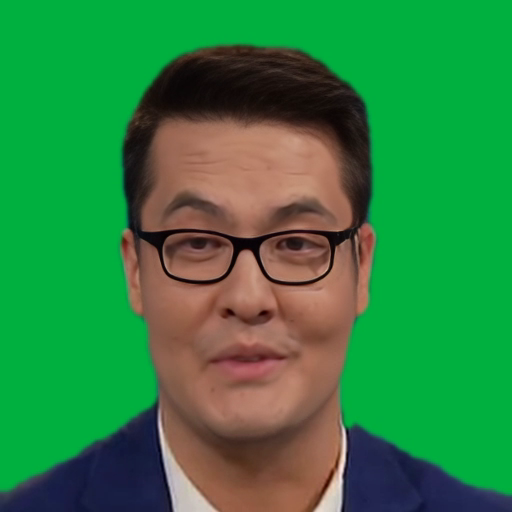
#> input picture frame 12 of hvRvskYqSe_ee2167cfd7714afb8fc3373329a28816.mp4, 512 x 512 px
$ python 'Using seamlessClone.py'
#> lines starting #> are read from the running program, lines starting #| are printed output that depends on the picture; after the words box and inside, x2 and y2 are one past the last pixel; in counts of white or black regions, pixels touching at a corner belong together; pictures that were not available may be replaced by others from this repository, and a replacement may not be noted
import cv2
import numpy as np
import time
import matplotlib.pyplot as plt

# Define color range for green
lower_green = np.array([35, 100, 100])
upper_green = np.array([85, 255, 255])

def resize_frame(frame, width, height):
    size = (width, height)
    return cv2.resize(frame, size, interpolation=cv2.INTER_AREA)

processedTime = []
cap = cv2.VideoCapture('/home/kientran/Code/Work/Overlayed video/hvRvskYqSe_ee2167cfd7714afb8fc3373329a28816.mp4')

if not cap.isOpened():
    print("Error opening video file")

cap2 = cv2.VideoCapture('/home/kientran/Code/Work/Overlayed video/baseVideo_15.mp4')

# Create output video
fourcc = cv2.VideoWriter_fourcc(*'mp4v')
out = cv2.VideoWriter('test1.mp4', fourcc, 30.0, (int(cap2.get(3)), int(cap2.get(4))))

while cap.isOpened() and cap2.isOpened():
    ret, frame = cap.read()
#> frame is the input picture: shape (512, 512, 3); mean B, G, R 66, 131.1, 48
    ret1, frame1 = cap2.read()

    if ret and ret1:
        base_width = frame1.shape[1]
#> base_width = 512
        base_height = frame1.shape[0]
#> base_height = 512
        x1 = 0.68923821039903
        x2 = 0.99879081015719
        y1 = 0.44731182795699
        y2 = 0.99784946236559

        width = int((x2 - x1) * base_width)
#> width = 158
        height = int((y2 - y1) * base_height)
#> height = 281

        # Resize the frame to the same size as the region of interest
        resized_frame = resize_frame(frame, width, height)
#> in resize_frame, `return cv2.resize(frame, size, interpolation=cv2.INTER_AREA)`:
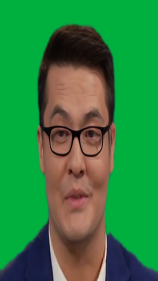
#> returned value: shape (281, 158, 3); mean of channels 0, 1, 2 66, 131.1, 48; drawn as B, G, R

        # Create a mask
        hsv = cv2.cvtColor(resized_frame, cv2.COLOR_BGR2HSV)
#> hsv: shape (281, 158, 3); mean H, S, V 52.9, 193.7, 147.8
        mask = cv2.inRange(hsv, lower_green, upper_green)
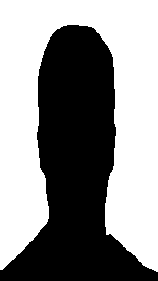
#> mask: shape (281, 158); 55.5% white; 1 black region, box (x1, y1, x2, y2) and area: (0, 25, 158, 281) 19742
        mask = cv2.bitwise_not(mask)
        mask = np.stack((mask, mask, mask), axis=-1)
        print(mask.shape)
#| (281, 158, 3)
        print(mask)
#> (printed output is left out)

        # Clone the frame onto frame1 using seamlessClone
        center = (int(frame1.shape[1] / 2), int(frame1.shape[0] / 2))
#> center = (256, 256)
        frame1 = cv2.seamlessClone(resized_frame, frame1, mask, center, cv2.NORMAL_CLONE)
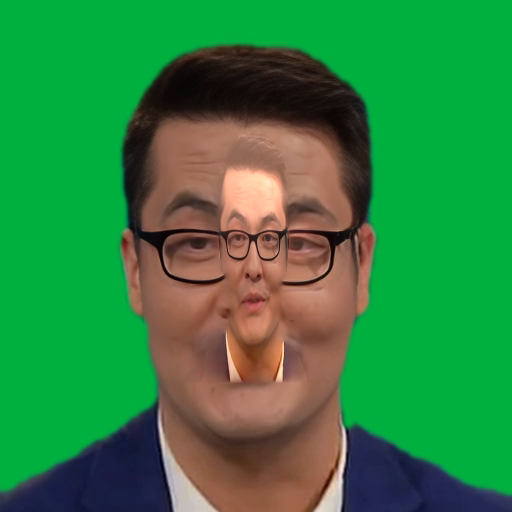
#> frame1: shape (512, 512, 3); mean B, G, R 66.4, 132, 49.4

        # Write the frame to the output video
        out.write(frame1)

        processedTime.append(time.time())

        if cv2.waitKey(25) & 0xFF == ord('q'):
#> (key q is pressed here)
            break
    else:
        break

cap.release()
cap2.release()
out.release()
cv2.destroyAllWindows()

# Plot processed time
plt.plot(processedTime)
plt.xlabel('Frame')
plt.ylabel('Processing Time (s)')
plt.title('Processing Time per Frame')
plt.savefig("ProcessedTime.png")
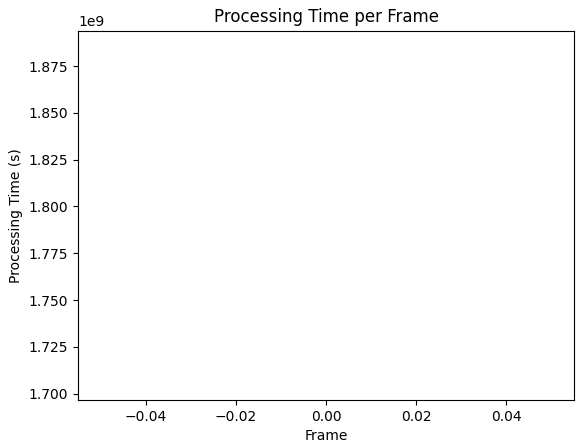
#> figure drawn by matplotlib, 1 panel
plt.show()

$ run again, starting later in the video
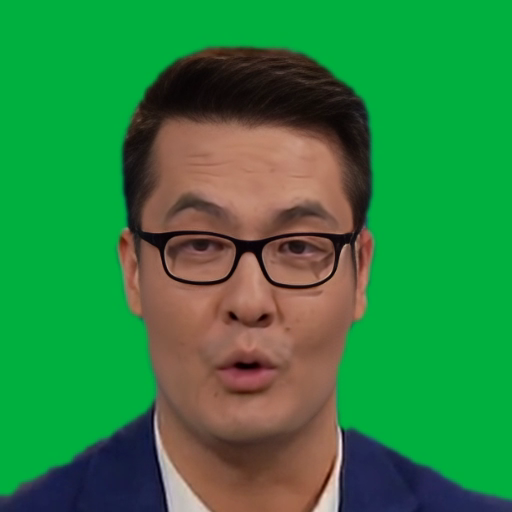
#> input picture frame 56 of hvRvskYqSe_ee2167cfd7714afb8fc3373329a28816.mp4, 512 x 512 px
#> frame is the input picture: shape (512, 512, 3); mean B, G, R 65.4, 131.3, 47
#> hsv: shape (281, 158, 3); mean H, S, V 53, 194.7, 147.7
#> `mask = cv2.inRange(hsv, lower_green, upper_green)`:
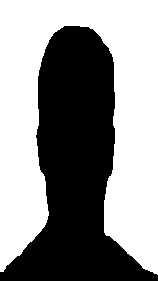
#> mask: shape (281, 158); 56.2% white; 1 black region, box (x1, y1, x2, y2) and area: (0, 26, 158, 281) 19441
#| (281, 158, 3)
#> (printed output is left out)
#> `frame1 = cv2.seamlessClone(resized_frame, frame1, mask, center, cv2.NO..`:
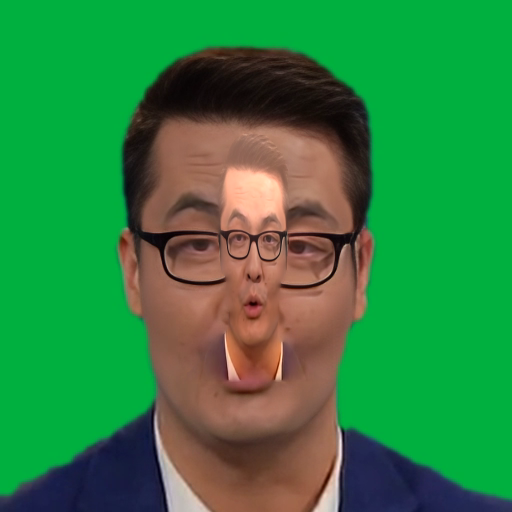
#> frame1: shape (512, 512, 3); mean B, G, R 65.9, 132.1, 48.3

$ run again, starting later in the video
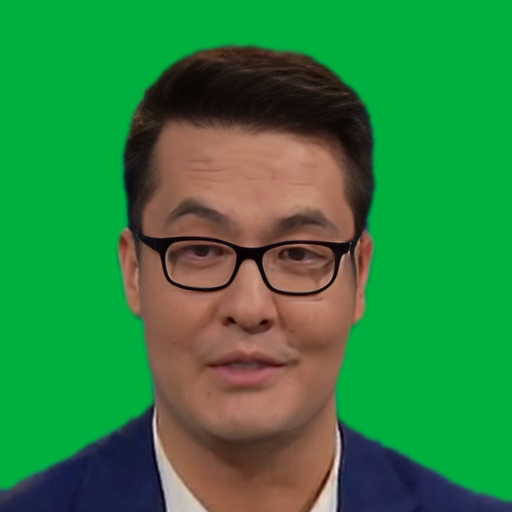
#> input picture frame 100 of hvRvskYqSe_ee2167cfd7714afb8fc3373329a28816.mp4, 512 x 512 px
#> frame is the input picture: shape (512, 512, 3); mean B, G, R 65.4, 130.8, 46.8
#> hsv: shape (281, 158, 3); mean H, S, V 53.2, 194.1, 147.2
#> `mask = cv2.inRange(hsv, lower_green, upper_green)`:
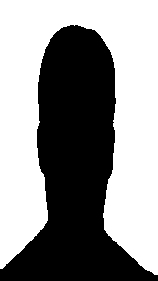
#> mask: shape (281, 158); 55.9% white; 1 black region, box (x1, y1, x2, y2) and area: (0, 25, 158, 281) 19568
#| (281, 158, 3)
#> (printed output is left out)
#> `frame1 = cv2.seamlessClone(resized_frame, frame1, mask, center, cv2.NO..`:
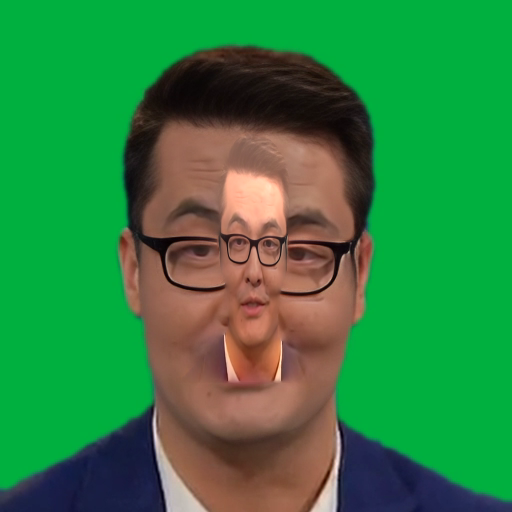
#> frame1: shape (512, 512, 3); mean B, G, R 65.8, 131.5, 48.1
